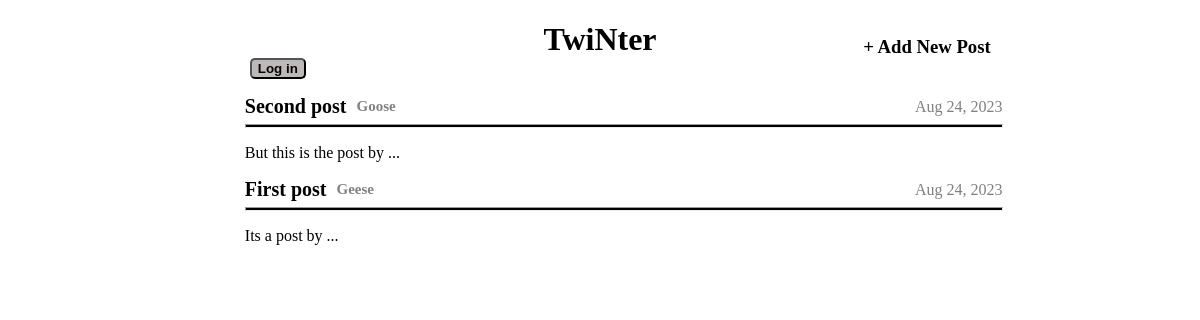
/blog, run on an earlier commit of the app's database.
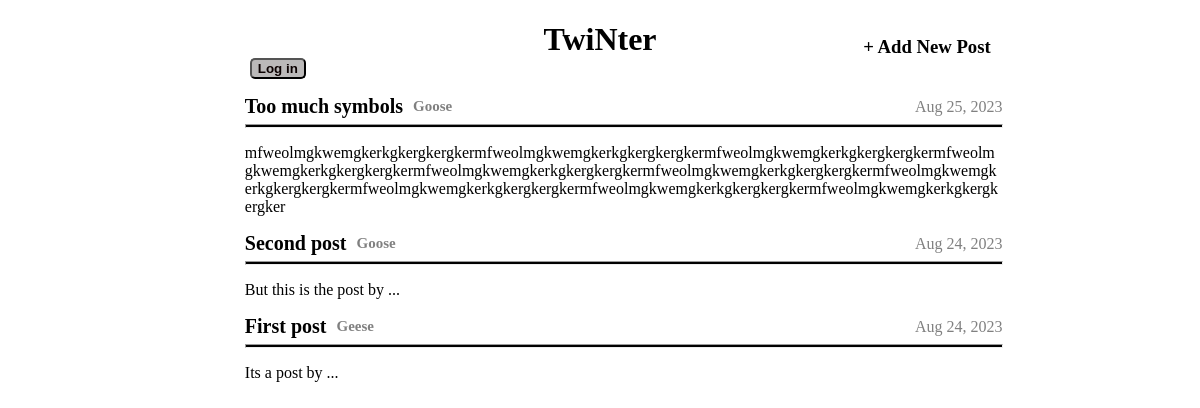
And on a later commit of the database.
### index.py (models this page shows)
class Post(db.Model):
    id = db.Column(db.Integer, primary_key = True)
    subject = db.Column(db.String(100), unique = True)
    content = db.Column(db.Text, unique = True)
    user_id = db.Column(db.Integer, unique = False)
    created = db.Column(db.DateTime, default = datetime.utcnow)

### index.py (the view, shortened to what this page needs)
@app.route("/blog")
def main_page():
    t = jinja_env.get_template("blog.html")
    posts = Post.query.order_by(Post.created.desc()).all()
    post_id = []
    if len(posts) > 10:
        posts = posts[0:10]
    logging = "Log in"
    return t.render(posts=posts, logging=logging)

### templates/blog.html (shortened to what this page needs)
<!DOCTYPE html>
<html lang="en">
<head>
</head>
<body>
    <a href="/blog"><h1>TwiNter</h1></a>
    <div class="userAndPost">
        <h4>{{ name_of_the_user }} <a href="/logout"><input type="submit" value="{{ logging }}" style="background-color: rgb(187, 185, 185); color: rgb(11, 1, 1);border-radius: 5px; cursor: pointer; font-weight: 600; margin-left: 5px; position: absolute;"></a></h4>
        <a href="/blog/newpost"><h3>+ Add New Post</h3></a>
    </div>
    <br>
    {% for post in posts %}
        <div class="post">
            <div class="subject"><a href="{{'/blog/' ~ post.id }}">{{ post.subject }}<t>{{ post.user_id }}</t></a></div>
            <div class="date">{{ post.created.date().strftime("%b %d, %Y") }}</div>
            <hr>
            <p style="white-space: pre-wrap; margin-right: 20%; word-wrap: break-word;">{{ post.content }}</p>
        </div>
    {% endfor %}
</body>
</html>

### templates/blog.html (style rules this page uses)
h1 { display: flex; justify-content: center; }
h3 { display: flex; justify-content: right; margin-right: 17%; margin-top: -26px; }
h4 { display: flex; justify-content: left; margin-left: 20%; font-size: 20px; margin-bottom: 4px; }
.userAndPost { margin-top: -27px; }
a { color: black; text-decoration: none; }
.subject { font-weight: bold; font-size: 20px; }
hr { margin-right: 20%; height: 2px; background-color: black; }
.post { margin-left: 20%; }
.date { text-align: right; margin-right: 20%; margin-top: -20px; color: grey; }
t { color: grey; font-size: 15px; position: absolute; margin-left: 10px; margin-top: 3px; }

What changed in the data, as far as the page shows it:
added Post: subject "Too much symbols", user_id "Goose", created "Aug 25, 2023", content "mfweolmgkwemgkerkgkergkergkermfweolmgkwemgkerkgkergkergkermfweolmgkwemgkerkgkergkergkermfweolmgkwemgkerkgkergkergkermfweolmgkwemgkerkgkergkergkermfweolmgkwemgkerkgkergkergkermfweolmgkwemgkerkgkergkergkermfweolmgkwemgkerkgkergkergkermfweolmgkwemgkerkgkergkergkermfweolmgkwemgkerkgkergkergker"
